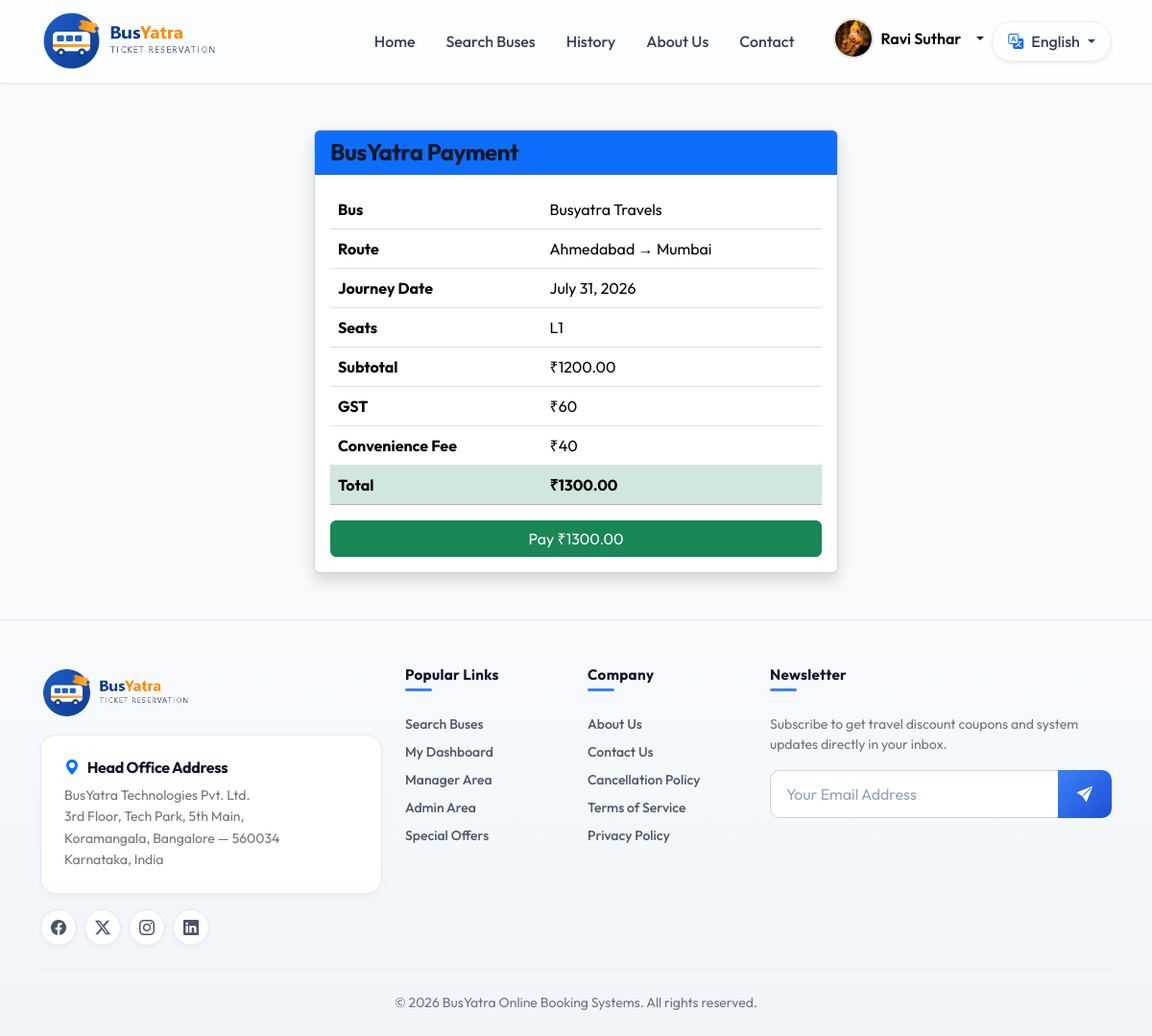
/payment/?booking_ids=33 (signed in), run on the app's committed database.
### Bus/models.py (models this page shows, shortened)
class User(models.Model):
    name = models.CharField(max_length=100)
    email = models.EmailField(unique=True)
    phone = models.CharField(max_length=15, unique=True)
    password = models.CharField(max_length=100)
    profile =models.ImageField(default='', upload_to='profile/')
    usertype = models.CharField(max_length=20, default="customer")

class Bus(models.Model):
    manager = models.ForeignKey(User, on_delete=models.CASCADE)
    bus_name = models.CharField(max_length=100)
    bus_number = models.CharField(max_length=20)
    bus_type = models.CharField(max_length=20)
    source = models.CharField(max_length=100)
    destination = models.CharField(max_length=100)
    departure_time = models.TimeField()
    arrival_time = models.TimeField()
    total_seats = models.IntegerField()
    available_seats = models.IntegerField()
    fare = models.DecimalField(max_digits=10, decimal_places=2)
    image = models.ImageField(default='', upload_to='bus/')

class Booking(models.Model):
    user = models.ForeignKey(User, on_delete=models.CASCADE)
    bus = models.ForeignKey(Bus, on_delete=models.CASCADE)
    seat_number = models.CharField(max_length=10)
    passenger_name = models.CharField(max_length=100)
    passenger_age = models.IntegerField()
    passenger_gender = models.CharField(max_length=10)
    amount = models.DecimalField(max_digits=10, decimal_places=2)
    booking_date = models.DateField(auto_now_add=True)
    travel_date = models.DateField()
    STATUS_CHOICES = [
        ('booked', 'Booked'),
        ('cancelled', 'Cancelled'),
        ('completed', 'Completed'),
    ]
    status = models.CharField(
        max_length=20,
        choices=STATUS_CHOICES,
        default='booked'
    )
    payment_id = models.CharField(
        max_length=150,
        blank=True,
        null=True
    )
    razorpay_order_id = models.CharField(
        max_length=150,
        blank=True,
        null=True
    )
    razorpay_signature = models.CharField(
        max_length=255,
        blank=True,
        null=True
    )
    payment = models.BooleanField(default=False)
    booking_status = models.CharField(
        max_length=20,
        default='booked'
    )
    payment_status = models.CharField(
        max_length=20,
        default='pending'
    )

### Bus/views.py (the view)
# urls.py: path('payment/', views.payment, name='payment'),
def payment(request):
    customer = get_customer_user(request)
    if not customer:
        return redirect("login")
    try:
        booking_ids = request.GET.get("booking_ids")
        bookings = get_customer_bookings(customer, booking_ids)
        if not bookings.exists():
            return redirect("index")
        subtotal, gst_fees, convenience_fee, total_price = calculate_payment_summary(bookings)
        client = razorpay.Client(auth=(settings.RAZORPAY_KEY_ID, settings.RAZORPAY_KEY_SECRET))
        is_mock = False
        try:
            payment_order = client.order.create({
                "amount": int(total_price * 100),
                "currency": "INR",
                "payment_capture": 1
            })
        except Exception as razorpay_err:
            is_mock = True
            payment_order = {
                "id": f"mock_order_{random.randint(100000, 999999)}",
                "amount": int(total_price * 100),
                "currency": "INR",
            }
            logger.warning(f"Razorpay fallback to mock: {razorpay_err}")
        first_booking = bookings.first()
        return render(request, "payment.html", {
            "bookings": bookings,
            "booking_ids": booking_ids,
            "bus": first_booking.bus,
            "travel_date": first_booking.travel_date,
            "seats": ", ".join([booking.seat_number for booking in bookings]),
            "subtotal": subtotal,
            "gst_fees": gst_fees,
            "convenience_fee": convenience_fee,
            "total_price": total_price,
            "payment": payment_order,
            "razorpay_key": settings.RAZORPAY_KEY_ID,
            "is_mock": is_mock,
        })
    except Exception as e:
        logger.error(f"Payment Initialization Error: {e}")
        return HttpResponse(f"Error occurred: {e}")

### Bus/templates/payment.html (shortened to what this page needs)
{% extends 'base.html' %}
{% load static %}
{% block content %}
<div class="container mt-5 mb-5">
    <div class="row justify-content-center">
        <div class="col-lg-6">
            <div class="card shadow">
                <div class="card-header bg-primary text-white">
                    <h4 class="mb-0">
                        BusYatra Payment
                    </h4>
                </div>
                <div class="card-body">
                    <table class="table">
                        <tr>
                            <th>Bus</th>
                            <td>{{ bus.bus_name }}</td>
                        </tr>
                        <tr>
                            <th>Route</th>
                            <td>{{ bus.source }} → {{ bus.destination }}</td>
                        </tr>
                        <tr>
                            <th>Journey Date</th>
                            <td>{{ travel_date }}</td>
                        </tr>
                        <tr>
                            <th>Seats</th>
                            <td>{{ seats }}</td>
                        </tr>
                        <tr>
                            <th>Subtotal</th>
                            <td>₹{{ subtotal }}</td>
                        </tr>
                        <tr>
                            <th>GST</th>
                            <td>₹{{ gst_fees }}</td>
                        </tr>
                        <tr>
                            <th>Convenience Fee</th>
                            <td>₹{{ convenience_fee }}</td>
                        </tr>
                        <tr class="table-success">
                            <th>Total</th>
                            <th>₹{{ total_price }}</th>
                        </tr>
                    </table>
                    <button id="rzp-button" class="btn btn-success w-100">
                        Pay ₹{{ total_price }}
                    </button>
                </div>
            </div>
        </div>
    </div>
</div>
{% endblock %}

### Bus/templates/base.html (shortened to what this page needs)
{% load static %}
<!DOCTYPE html>
<html lang="en">
<head>
    <link href="https://cdn.jsdelivr.net/npm/bootstrap@5.3.2/dist/css/bootstrap.min.css" rel="stylesheet">
    <link href="https://cdn.jsdelivr.net/npm/bootstrap-icons@1.11.2/font/bootstrap-icons.min.css" rel="stylesheet">
    <link rel="stylesheet" href="{% static 'assets/css/style.css' %}?v=1.2">
    <link rel="stylesheet" href="https://cdn.jsdelivr.net/npm/swiper@11/swiper-bundle.min.css" />
</head>
<body>
    <nav class="navbar navbar-expand-lg navbar-custom sticky-top">
        <div class="container">
            <a class="navbar-brand d-flex align-items-center" href="{% url 'index' %}">
                <img src="{% static 'assets/images/logo.png' %}" alt="BusYatra Logo" height="65">
            </a>
            <div class="collapse navbar-collapse" id="navbarNav">
                <ul class="navbar-nav ms-auto align-items-center">
                    <li class="nav-item">
                        <a class="nav-link" href="{% url 'index' %}">Home</a>
                    </li>
                    <li class="nav-item">
                        <a class="nav-link" href="{% url 'bus_list' %}">Search Buses</a>
                    </li>
                    <li class="nav-item">
                        <a class="nav-link" href="{% url 'my_orders' %}">History</a>
                    </li>
                    <li class="nav-item">
                        <a class="nav-link" href="{% url 'about' %}">About Us</a>
                    </li>
                    <li class="nav-item">
                        <a class="nav-link" href="{% url 'contact' %}">Contact</a>
                    </li>
                    <li class="nav-item ms-lg-3 mt-2 mt-lg-0 d-flex align-items-center gap-2" id="navUserArea">
                        {% if request.session.email %}
                        <div class="dropdown profile-dropdown">
                            {% if login_user and login_user.profile and login_user.profile.name %}
                            <a href="#"
                                class="dropdown-toggle ms-2 d-inline-flex align-items-center gap-2 text-dark text-decoration-none"
                                role="button" data-bs-toggle="dropdown" data-bs-offset="0,8" aria-expanded="false"
                                title="{{ login_user.name|default:request.session.name }}">
                                <img src="{{ login_user.profile.url }}" width="42" height="42"
                                    class="rounded-circle border border-2 object-fit-cover">
                                <span class="fw-semibold text-black notranslate" style="color: #000 !important;">{{ login_user.name|default:request.session.name }}</span>
                            </a>
                            {% endif %}
                        </div>
                        {% else %}
                        <a href="{% url 'login' %}" class="btn btn-outline-nav btn-sm">
                            <i class="bi bi-box-arrow-in-right me-1"></i>Login
                        </a>
                        {% endif %}
                    </li>
                    <li class="nav-item dropdown ms-lg-2 mt-2 mt-lg-0">
                        <a class="nav-link dropdown-toggle d-inline-flex align-items-center gap-1 bg-white border border-light-subtle rounded-pill px-3 py-1 shadow-sm text-dark fw-medium"
                            href="#" role="button" id="languageDropdown" data-bs-toggle="dropdown"
                            aria-expanded="false">
                            <i class="bi bi-translate text-primary me-1 fs-6"></i>
                            <span id="selectedLanguageText">English</span>
                        </a>
                    </li>
                </ul>
            </div>
        </div>
    </nav>
    {% block content %}
    {% endblock %}
    <footer class="footer-custom pt-5 pb-4">
        <div class="container">
            <div class="row gy-4">
                <div class="col-md-4">
                    <a class="d-inline-block mb-3" href="{% url 'index' %}">
                        <img src="{% static 'assets/images/logo.png' %}" alt="BusYatra Logo" height="55">
                    </a>
                    <div class="footer-card p-4 mb-3">
                        <h6 class="fw-bold text-navy-dark mb-2 d-flex align-items-center">
                            <i class="bi bi-geo-alt-fill me-2 text-primary"></i>Head Office Address
                        </h6>
                        <p class="small mb-0 text-secondary" style="line-height: 1.6;">
                            BusYatra Technologies Pvt. Ltd.<br>
                            3rd Floor, Tech Park, 5th Main,<br>
                            Koramangala, Bangalore — 560034<br>
                            Karnataka, India
                        </p>
                    </div>
                    <div class="d-flex gap-2">
                        <a href="#" class="footer-social-icon" aria-label="Facebook"><i class="bi bi-facebook"></i></a>
                        <a href="#" class="footer-social-icon" aria-label="Twitter"><i class="bi bi-twitter-x"></i></a>
                        <a href="#" class="footer-social-icon" aria-label="Instagram"><i
                                class="bi bi-instagram"></i></a>
                        <a href="#" class="footer-social-icon" aria-label="LinkedIn"><i class="bi bi-linkedin"></i></a>
                    </div>
                </div>
                <div class="col-md-2 col-6">
                    <h6 class="footer-heading mb-4">Popular Links</h6>
                    <ul class="list-unstyled small mb-0">
                        <li class="mb-2"><a href="{% url 'bus_list' %}" class="text-decoration-none">Search Buses</a>
                        </li>
                        <li class="mb-2"><a href="{% url 'user_dashboard' %}" class="text-decoration-none">My
                                Dashboard</a></li>
                        <li class="mb-2"><a href="{% url 'manager_dashboard' %}" class="text-decoration-none">Manager
                                Area</a></li>
                        <li class="mb-2"><a href="{% url 'admin_dashboard' %}" class="text-decoration-none">Admin
                                Area</a></li>
                        <li class="mb-2"><a href="#" class="text-decoration-none">Special Offers</a></li>
                    </ul>
                </div>
                <div class="col-md-2 col-6">
                    <h6 class="footer-heading mb-4">Company</h6>
                    <ul class="list-unstyled small mb-0">
                        <li class="mb-2"><a href="{% url 'about' %}" class="text-decoration-none">About Us</a></li>
                        <li class="mb-2"><a href="{% url 'contact' %}" class="text-decoration-none">Contact Us</a></li>
                        <li class="mb-2"><a href="#" class="text-decoration-none">Cancellation Policy</a></li>
                        <li class="mb-2"><a href="#" class="text-decoration-none">Terms of Service</a></li>
                        <li class="mb-2"><a href="#" class="text-decoration-none">Privacy Policy</a></li>
                    </ul>
                </div>
                <div class="col-md-4">
                    <h6 class="footer-heading mb-4">Newsletter</h6>
                    <p class="small mb-3 text-secondary">Subscribe to get travel discount coupons and system updates
                        directly in your inbox.</p>
                    <div class="input-group">
                        <input type="email" class="form-control" placeholder="Your Email Address"
                            aria-label="Your Email Address">
                        <button class="btn btn-subscribe" type="button" aria-label="Subscribe">
                            <i class="bi bi-send-fill"></i>
                        </button>
                    </div>
                </div>
            </div>
            <hr class="my-4">
            <div class="row align-items-center">
                <div class="col-md-12 text-center small text-secondary">
                    &copy; 2026 BusYatra Online Booking Systems. All rights reserved.
                </div>
            </div>
        </div>
    </footer>
</body>
</html>

### data on the page
User: profile (picture), name "Ravi Suthar"
Bus: bus_name "Busyatra Travels", source "Ahmedabad", destination "Mumbai"
Booking: travel_date "July 31, 2026", seat_number "L1"

### other printed values
{{ subtotal }} "1200.00"
{{ gst_fees }} "60"
{{ convenience_fee }} "40"
{{ total_price }} "1300.00"
